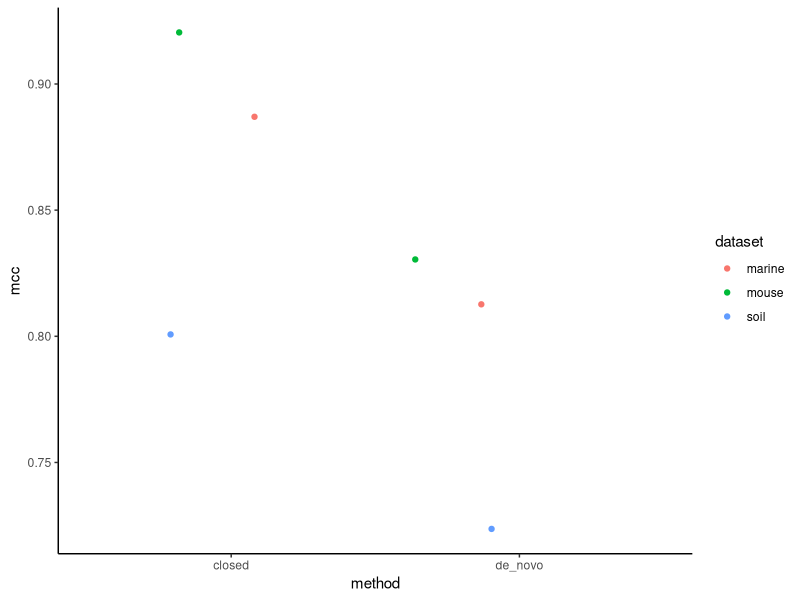
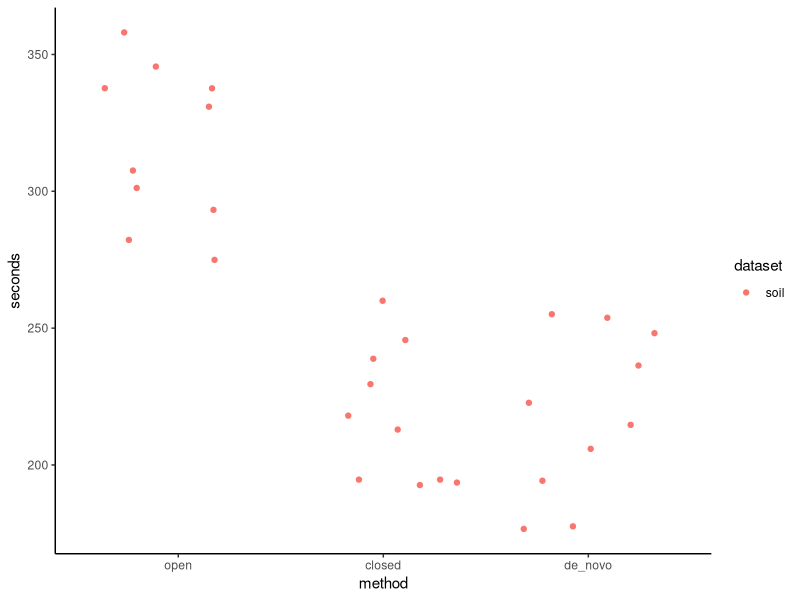
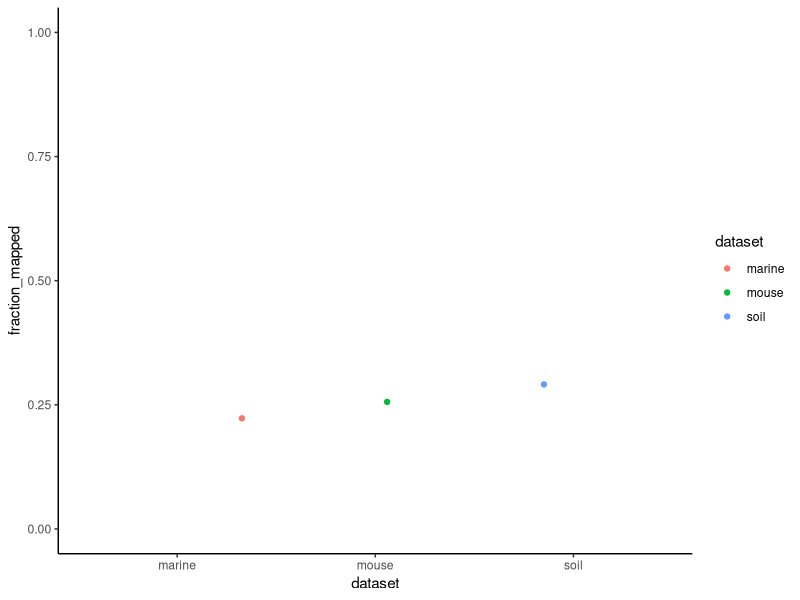

Recreate these plots in R, in order.
## ---- chunk 1
knitr::opts_chunk$set(echo = TRUE,
                      message = FALSE,
                      fig.path = "figures/"
                      )
## ---- chunk 2
library(here)
library(tidyverse)
theme_set(theme_classic())
## ---- chunk 3
relevel_method <- function(df) {
  df %>%
    mutate(method = fct_relevel(method, c("open", "closed", "de_novo")))
}
plot_jitter <- function(df, y) {
  df %>% group_by(dataset, method) %>% 
      ggplot(aes(x=method, y={{ y }}, color=dataset)) +
  geom_jitter()
}
## ---- chunk 4
sensspec <- read_tsv(here('subworkflows/2_fit_reference_db/results/sensspec.txt')) %>% 
  relevel_method()
sensspec %>% 
  plot_jitter(mcc)
## ---- chunk 5
benchmarks <- read_tsv(here('subworkflows/2_fit_reference_db/results/benchmarks.txt')) %>% 
  relevel_method
benchmarks %>% 
  plot_jitter(s) +
  labs(y='seconds')
## ---- chunk 6

## ---- chunk 7
fractions <- read_tsv(here('subworkflows/2_fit_reference_db/results/fraction_reads_mapped.txt'))
fractions %>% 
  ggplot(aes(x=dataset, y=fraction_mapped, color=dataset)) +
  geom_jitter() +
  ylim(0, 1)
